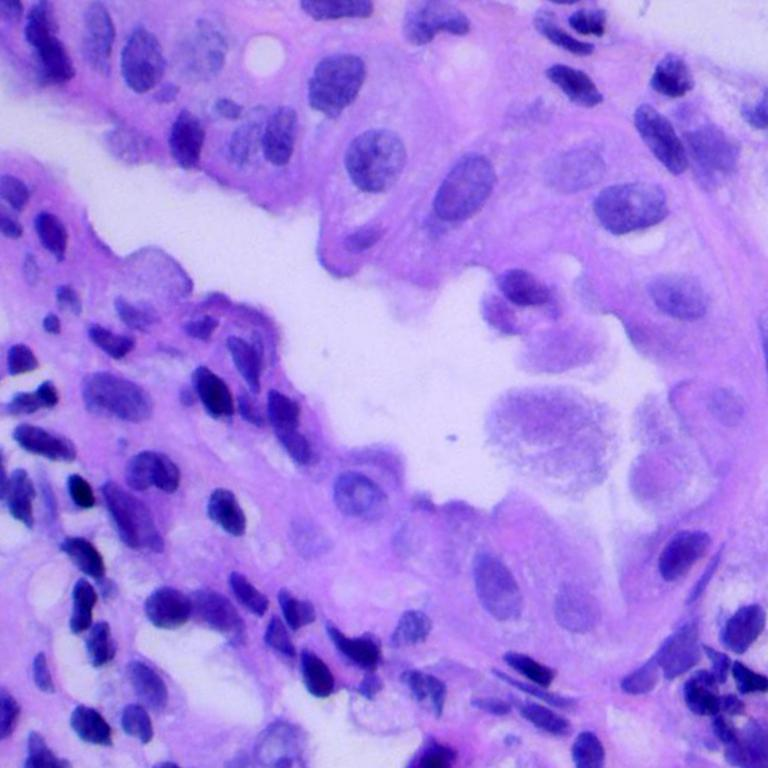
#> input picture lung aca.jpeg, 768 x 768 px
$ python -i utils.py   (imports and definitions only)
#> lines starting #> are read from the running program, lines starting #| are printed output that depends on the picture
#> further down, picture is the input picture: shape (768, 768, 3); mean B, G, R 230.2, 126.6, 164
import cv2
import numpy as np

IMAGE_SIZE = (128, 128)

def preprocess_image(img):
    img = cv2.resize(img, IMAGE_SIZE)
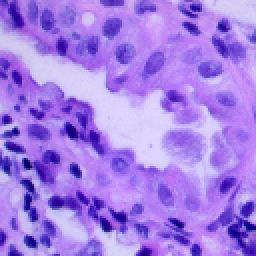
#> img: shape (128, 128, 3) (shown 2 times larger); mean of channels 0, 1, 2 230.3, 126.7, 164.2; drawn as B, G, R

    img = cv2.medianBlur(img, 3)
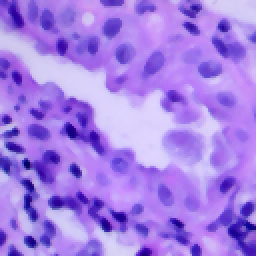
#> img: shape (128, 128, 3) (shown 2 times larger); mean of channels 0, 1, 2 230.8, 127.1, 164.9; drawn as B, G, R
    img = cv2.GaussianBlur(img, (5, 5), 0)
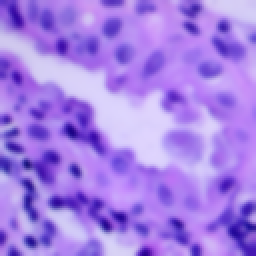
#> img: shape (128, 128, 3) (shown 2 times larger); mean of channels 0, 1, 2 230.8, 127.1, 164.9; drawn as B, G, R

    img_yuv = cv2.cvtColor(img, cv2.COLOR_BGR2YCrCb)
#> img_yuv: shape (128, 128, 3); mean of channels 0, 1, 2 150.2, 138.5, 173.5
    img_yuv[:, :, 0] = cv2.equalizeHist(img_yuv[:, :, 0])
#> img_yuv: shape (128, 128, 3); mean of channels 0, 1, 2 128.6, 138.5, 173.5
    img = cv2.cvtColor(img_yuv, cv2.COLOR_YCrCb2BGR)
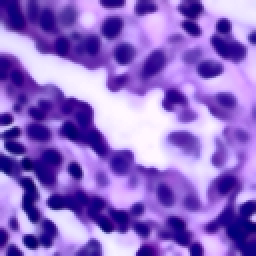
#> img: shape (128, 128, 3) (shown 2 times larger); mean B, G, R 204.4, 106.9, 143.3

    return img

def extract_features(img):
    gray = cv2.cvtColor(img, cv2.COLOR_BGR2GRAY)
    texture = cv2.createCLAHE().apply(gray)
    texture_mean = np.mean(texture)
    texture_std = np.std(texture)
    moments = cv2.moments(gray)
    hu_moments = cv2.HuMoments(moments).flatten()
    return [texture_mean, texture_std] + list(hu_moments)

>>> import cv2
>>> picture = cv2.imread('../lung aca.jpeg')
>>> result = preprocess_image(picture)

$ run again, on lungn1.jpeg
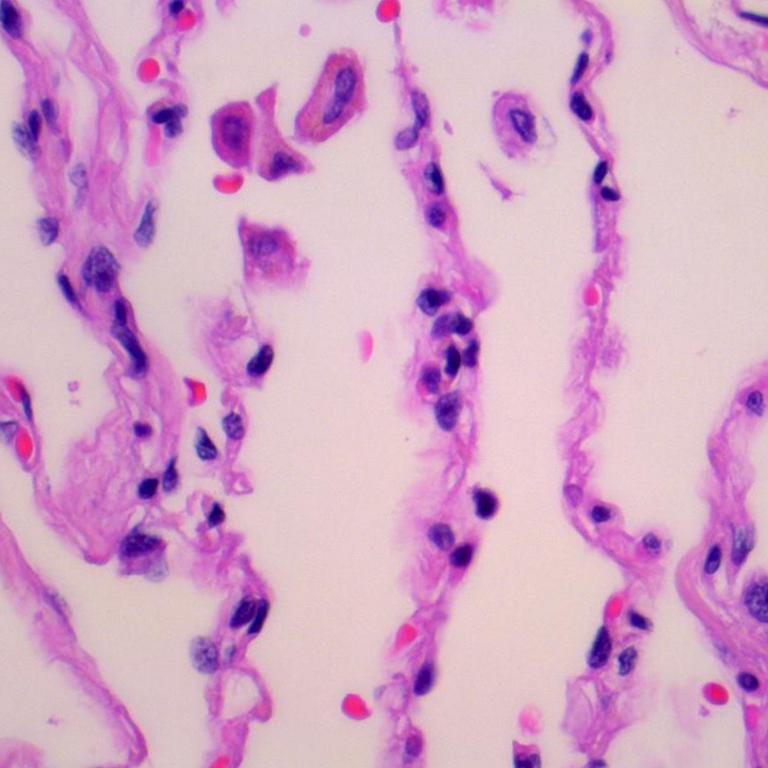
#> input picture lungn1.jpeg, 768 x 768 px
#> picture is the input picture: shape (768, 768, 3); mean B, G, R 198.1, 164.5, 211.7
#> in preprocess_image, `img = cv2.GaussianBlur(img, (5, 5), 0)`:
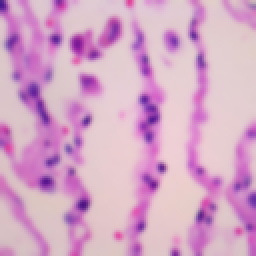
#> img: shape (128, 128, 3) (shown 2 times larger); mean of channels 0, 1, 2 198.9, 165.9, 213.2; drawn as B, G, R
#> in preprocess_image, `img = cv2.cvtColor(img_yuv, cv2.COLOR_YCrCb2BGR)`:
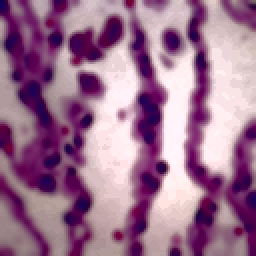
#> img: shape (128, 128, 3) (shown 2 times larger); mean B, G, R 144.9, 114.3, 158.3
